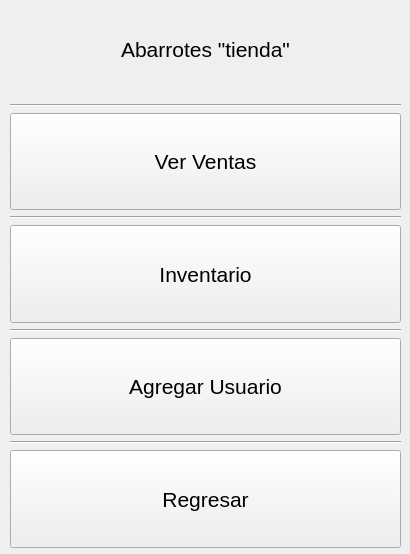
<?xml version="1.0" encoding="UTF-8"?>
<ui version="4.0">
 <class>Menu_gerente</class>
 <widget class="QWidget" name="Menu_gerente">
  <property name="geometry">
   <rect>
    <x>0</x>
    <y>0</y>
    <width>410</width>
    <height>554</height>
   </rect>
  </property>
  <property name="windowTitle">
   <string>Form</string>
  </property>
  <widget class="QWidget" name="verticalLayoutWidget">
   <property name="geometry">
    <rect>
     <x>10</x>
     <y>0</y>
     <width>391</width>
     <height>548</height>
    </rect>
   </property>
   <layout class="QVBoxLayout" name="verticalLayout">
    <item>
     <widget class="QLabel" name="label">
      <property name="minimumSize">
       <size>
        <width>350</width>
        <height>80</height>
       </size>
      </property>
      <property name="maximumSize">
       <size>
        <width>550</width>
        <height>120</height>
       </size>
      </property>
      <property name="font">
       <font>
        <pointsize>16</pointsize>
       </font>
      </property>
      <property name="text">
       <string>Abarrotes &quot;tienda&quot;</string>
      </property>
      <property name="alignment">
       <set>Qt::AlignCenter</set>
      </property>
     </widget>
    </item>
    <item>
     <widget class="Line" name="line_4">
      <property name="orientation">
       <enum>Qt::Horizontal</enum>
      </property>
     </widget>
    </item>
    <item>
     <widget class="QPushButton" name="btnVentas">
      <property name="minimumSize">
       <size>
        <width>350</width>
        <height>80</height>
       </size>
      </property>
      <property name="maximumSize">
       <size>
        <width>550</width>
        <height>120</height>
       </size>
      </property>
      <property name="font">
       <font>
        <pointsize>16</pointsize>
       </font>
      </property>
      <property name="text">
       <string>Ver Ventas</string>
      </property>
     </widget>
    </item>
    <item>
     <widget class="Line" name="line_3">
      <property name="orientation">
       <enum>Qt::Horizontal</enum>
      </property>
     </widget>
    </item>
    <item>
     <widget class="QPushButton" name="btnInventario">
      <property name="minimumSize">
       <size>
        <width>350</width>
        <height>80</height>
       </size>
      </property>
      <property name="maximumSize">
       <size>
        <width>550</width>
        <height>120</height>
       </size>
      </property>
      <property name="font">
       <font>
        <pointsize>16</pointsize>
       </font>
      </property>
      <property name="text">
       <string>Inventario</string>
      </property>
     </widget>
    </item>
    <item>
     <widget class="Line" name="line_2">
      <property name="orientation">
       <enum>Qt::Horizontal</enum>
      </property>
     </widget>
    </item>
    <item>
     <widget class="QPushButton" name="btnUsuarios">
      <property name="minimumSize">
       <size>
        <width>350</width>
        <height>80</height>
       </size>
      </property>
      <property name="maximumSize">
       <size>
        <width>550</width>
        <height>120</height>
       </size>
      </property>
      <property name="font">
       <font>
        <pointsize>16</pointsize>
       </font>
      </property>
      <property name="text">
       <string>Agregar Usuario</string>
      </property>
     </widget>
    </item>
    <item>
     <widget class="Line" name="line">
      <property name="orientation">
       <enum>Qt::Horizontal</enum>
      </property>
     </widget>
    </item>
    <item>
     <widget class="QPushButton" name="btnRegresar">
      <property name="minimumSize">
       <size>
        <width>350</width>
        <height>80</height>
       </size>
      </property>
      <property name="maximumSize">
       <size>
        <width>550</width>
        <height>120</height>
       </size>
      </property>
      <property name="font">
       <font>
        <pointsize>16</pointsize>
       </font>
      </property>
      <property name="text">
       <string>Regresar</string>
      </property>
     </widget>
    </item>
   </layout>
  </widget>
 </widget>
 <resources/>
 <connections/>
</ui>
